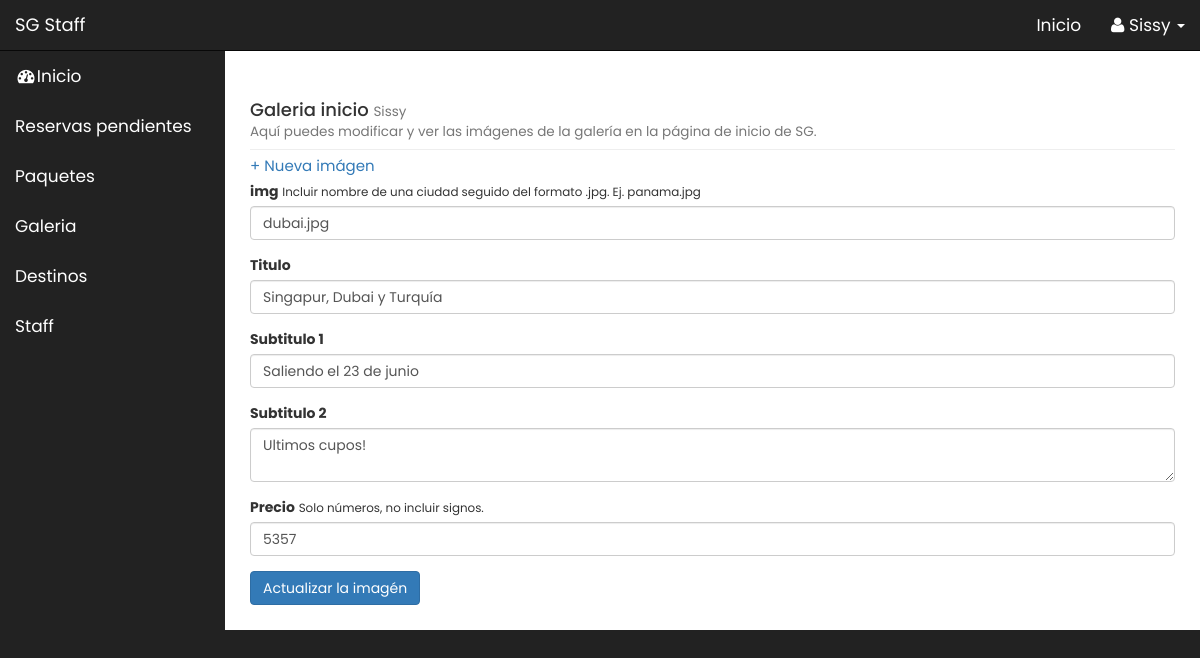
/sg.staff/admin/galeria.php?source=actualizar-galeria&galeria_id=1 (signed in), run on the app's committed database.
### tables this page shows
CREATE TABLE `slideshow` (
  `id` int(11) NOT NULL AUTO_INCREMENT,
  `img` varchar(50) NOT NULL,
  `title` varchar(100) NOT NULL,
  `stitle1` varchar(100) NOT NULL,
  `stitle2` varchar(100) NOT NULL,
  `price` varchar(50) NOT NULL,
  PRIMARY KEY (`id`)
);

### sg.staff/admin/includes/actualizar_galeria.php (the view, shortened to what this page needs)
<?php
if (isset($_GET['galeria_id'])) {
	$actualizar_galeria_id = $_GET['galeria_id'];
}
$query = "SELECT *  FROM  slideshow WHERE id=$actualizar_galeria_id";
$select_posts = mysqli_query($connection,$query);
while($row = mysqli_fetch_assoc($select_posts)) {
	$img = $row['img'];
	$titulo = $row['title'];
	$subtitulo1 = $row['stitle1'];
	$subtitulo2 = $row['stitle2'];
	$precio = $row['price'];
}
?>
<form action="" method="post" enctype="multipart/form-data">
	<div class="form-group">
		<label for="img">img</label> <small>Incluir nombre de una ciudad seguido del formato .jpg. Ej. panama.jpg</small>
		<input value="<?php echo $img; ?>" type="text" class="form-control" name="img">
	</div>
	<div class="form-group">
		<label for="titulo">Titulo</label>
		<input value="<?php echo $titulo; ?>" type="text" class="form-control" name="title">
	</div>
	<div class="form-group">
		<label for="subtitulo1">Subtitulo 1</label>
		<input value="<?php echo $subtitulo1; ?>" type="text" class="form-control" name="stitle1">
	</div>
	<div class="form-group">
		<label for="subtitulo2">Subtitulo 2</label>
		<textarea type="text" class="form-control" name="stitle2"><?php echo $subtitulo2 ?></textarea>
	</div>
	<div class="form-group">
		<label for="precio">Precio</label> <small>Solo números, no incluir signos.</small>
		<input value="<?php echo $precio; ?>" type="text" class="form-control" name="price">
	</div>
	<div class="form-group">
		<input type="submit" class="btn btn-primary" name="actualizar_galeria" value="Actualizar la imagén">
	</div>
</form>

### sg.staff/admin/css/sb-admin.css (style rules this page uses)
* { font-family: 'Poppins'; }
body { margin-top: 100px; background-color: #222; }
@media (min-width:768px) { body { margin-top: 50px; } }

### data on the page
slideshow: img "dubai.jpg", title "Singapur, Dubai y Turquía", stitle1 "Saliendo el 23 de junio", stitle2 "Ultimos cupos!", price "5357"

### other printed values
$_SESSION['s_username'] "Sissy"
